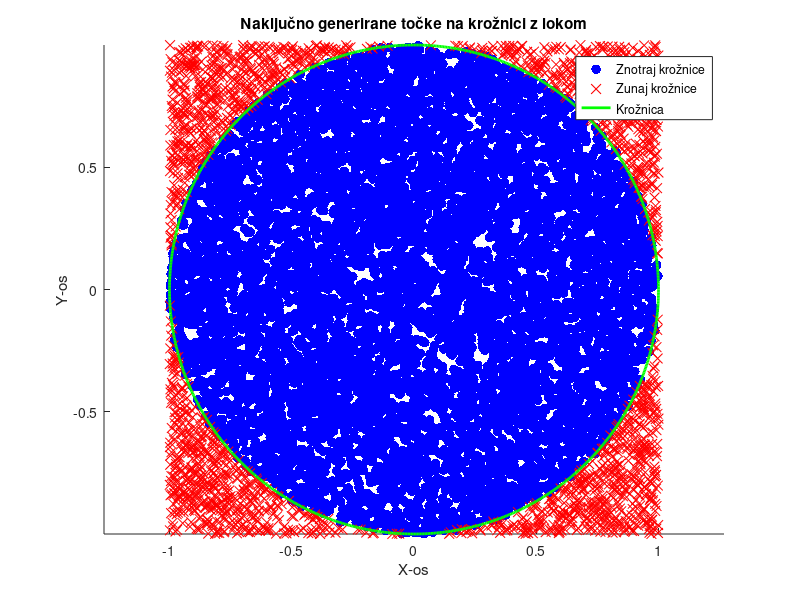

Source code (MATLAB):
function risi_kroznico_in_tocke_nedasemi()
    stTock = 10000;
    r = 1;
    [ocenjenoPi, napaka] = area_pi(stTock, r);
    disp(['Ocenjeno π: ', num2str(ocenjenoPi)]);
    disp(['Napaka: ', num2str(napaka)]);
    risi_kroznico_in_tocke(stTock, r);
end

function [ocenjenoPi, napaka] = area_pi(stTock, r)
    znotrajKroga = 0;
    for i = 1:stTock
        x = 2 * rand() - 1;
        y = 2 * rand() - 1;
        if x^2 + y^2 <= r^2
            znotrajKroga = znotrajKroga + 1;
        end
    end
    ocenjenoPi = 4 * znotrajKroga / stTock;
    napaka = abs(ocenjenoPi - pi);
end

function risi_kroznico_in_tocke(stTock, r)
    x = 2 * rand(stTock, 1) - 1;
    y = 2 * rand(stTock, 1) - 1;
    razdalja = sqrt(x.^2 + y.^2);
    tockeZnotraj = razdalja <= r;
    tockeZunaj = razdalja > r;
    scatter(x(tockeZnotraj), y(tockeZnotraj), 50, 'b', 'filled');
    hold on;
    scatter(x(tockeZunaj), y(tockeZunaj), 50, 'r', 'x');
    izrisi_kroznico(r);
    axis equal;
    title('Naključno generirane točke na krožnici z lokom');
    xlabel('X-os');
    ylabel('Y-os');
    legend('Znotraj krožnice', 'Zunaj krožnice', 'Krožnica');
end

function izrisi_kroznico(r)
    theta = linspace(0, 2 * pi, 1000);
    x = r * cos(theta);
    y = r * sin(theta);
    plot(x, y, 'g', 'LineWidth', 2);
end
